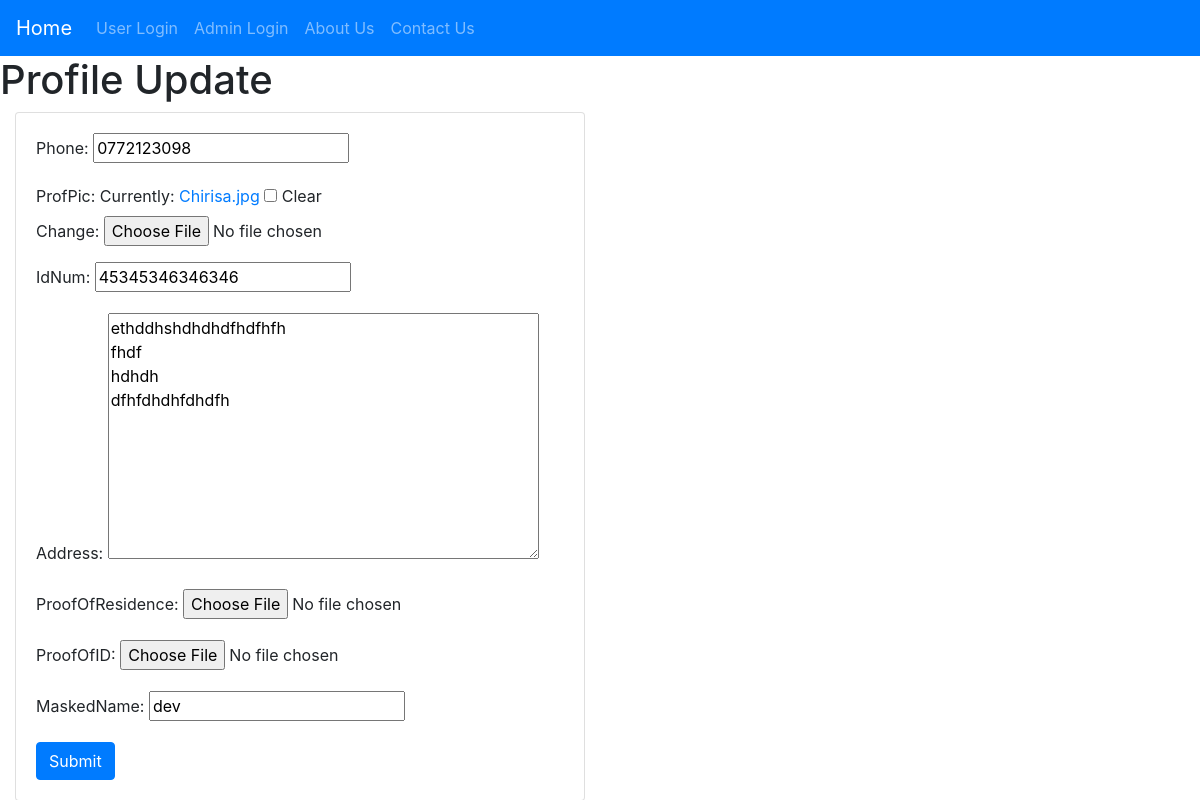
The app's page /1/edit with its own data.
### dash/models.py (models this page shows, shortened)
class members(models.Model):
    user = models.OneToOneField(User)
    phone = models.CharField(blank=True, max_length=15)
    profPic = models.ImageField(blank=True)
    idNum = models.CharField(blank=True,max_length=20)
    Address = models.TextField(blank=True,max_length=200)
    proofOfResidence = models.ImageField(blank=True)
    proofOfID = models.ImageField(blank=True)
    canBorrow = models.BooleanField(default=False)
    borrowingCeiling = models.FloatField(blank=True, default=500)
    maskedName = models.CharField(blank=True, max_length=30)
    status = models.ForeignKey(memberState, blank=True)

### dash/views.py (the view, shortened to what this page needs)
# urls.py: url(r'^(?P<member_pk>\d+)/edit$', dash_views.updateProfile.as_view(), name="editProfile"),
class updateProfile(UpdateView):
    model = members
    success_url = reverse_lazy('profile')
    fields = ("phone","profPic","idNum","Address","proofOfResidence","proofOfID","maskedName")
    template_name = 'dash/profileUpdate_form.html'
    pk_url_kwarg = 'member_pk'

### templates/dash/profileUpdate_form.html (shortened to what this page needs)
{% extends 'public/base.html' %}
{% block content %}
    <h1>Profile Update</h1>
    <div class="col-md-6 centered">
        <div class="card" style="width:100%">
      <div class="card-body">
            <form method="post" novalidate>
              {% for field in form.visible_fields %}
                <div class="form-group">
                  {{ field.label_tag }}
                  {{ field }}
                </div>
              {% endfor %}
              <button type="submit" class="btn btn-primary">Submit</button>
            </form>
      </div>
    </div>
    </div>
{% endblock %}

### records on screen
members: visible_fields "0772123098" "45345346346346" "ethddhshdhdhdfhdfhfh fhdf hdhdh dfhfdhdhfdhdfh" "dev"

### other values on screen
{{ field.label_tag }} "Phone:" "ProfPic:" "IdNum:" "Address:" "ProofOfResidence:" "ProofOfID:" "MaskedName:"
